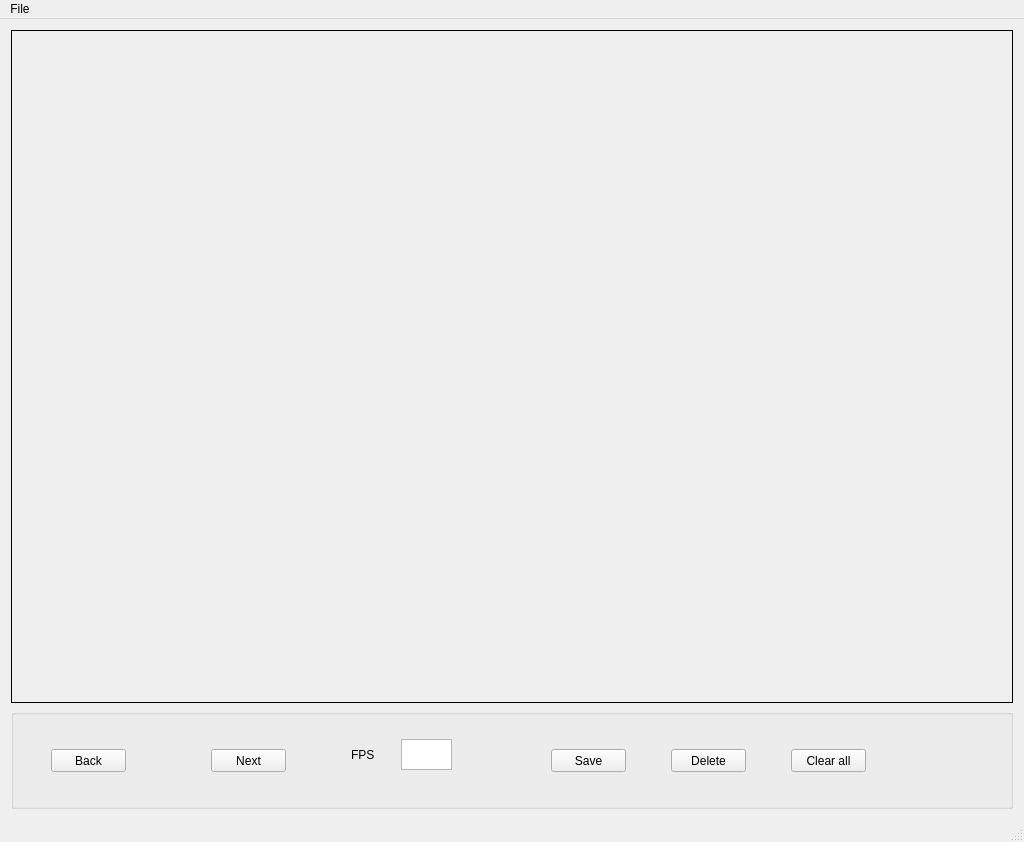
<?xml version="1.0" encoding="UTF-8"?>
<ui version="4.0">
 <class>MainWindow</class>
 <widget class="QMainWindow" name="MainWindow">
  <property name="geometry">
   <rect>
    <x>0</x>
    <y>0</y>
    <width>1020</width>
    <height>842</height>
   </rect>
  </property>
  <property name="windowTitle">
   <string>MainWindow</string>
  </property>
  <widget class="QWidget" name="centralWidget">
   <layout class="QVBoxLayout" name="verticalLayout_2">
    <item>
     <widget class="QLabel" name="img_area">
      <property name="enabled">
       <bool>true</bool>
      </property>
      <property name="minimumSize">
       <size>
        <width>1002</width>
        <height>587</height>
       </size>
      </property>
      <property name="frameShape">
       <enum>QFrame::Box</enum>
      </property>
      <property name="text">
       <string/>
      </property>
     </widget>
    </item>
    <item>
     <widget class="QGroupBox" name="btn_area">
      <property name="minimumSize">
       <size>
        <width>1002</width>
        <height>100</height>
       </size>
      </property>
      <property name="maximumSize">
       <size>
        <width>16777215</width>
        <height>100</height>
       </size>
      </property>
      <property name="title">
       <string/>
      </property>
      <widget class="QPushButton" name="btn_next">
       <property name="geometry">
        <rect>
         <x>200</x>
         <y>40</y>
         <width>75</width>
         <height>23</height>
        </rect>
       </property>
       <property name="text">
        <string>Next</string>
       </property>
      </widget>
      <widget class="QPushButton" name="btn_prev">
       <property name="geometry">
        <rect>
         <x>40</x>
         <y>40</y>
         <width>75</width>
         <height>23</height>
        </rect>
       </property>
       <property name="text">
        <string>Back</string>
       </property>
      </widget>
      <widget class="QPushButton" name="btn_save">
       <property name="geometry">
        <rect>
         <x>540</x>
         <y>40</y>
         <width>75</width>
         <height>23</height>
        </rect>
       </property>
       <property name="text">
        <string>Save</string>
       </property>
      </widget>
      <widget class="QPushButton" name="btn_clear">
       <property name="geometry">
        <rect>
         <x>780</x>
         <y>40</y>
         <width>75</width>
         <height>23</height>
        </rect>
       </property>
       <property name="text">
        <string>Clear all</string>
       </property>
      </widget>
      <widget class="QPushButton" name="btn_delete">
       <property name="geometry">
        <rect>
         <x>660</x>
         <y>40</y>
         <width>75</width>
         <height>23</height>
        </rect>
       </property>
       <property name="text">
        <string>Delete</string>
       </property>
      </widget>
      <widget class="QLabel" name="label_fps">
       <property name="geometry">
        <rect>
         <x>340</x>
         <y>30</y>
         <width>41</width>
         <height>31</height>
        </rect>
       </property>
       <property name="text">
        <string>FPS</string>
       </property>
      </widget>
      <widget class="QTextEdit" name="textedit_fps">
       <property name="geometry">
        <rect>
         <x>390</x>
         <y>30</y>
         <width>51</width>
         <height>31</height>
        </rect>
       </property>
      </widget>
     </widget>
    </item>
   </layout>
  </widget>
  <widget class="QMenuBar" name="menuBar">
   <property name="geometry">
    <rect>
     <x>0</x>
     <y>0</y>
     <width>1020</width>
     <height>21</height>
    </rect>
   </property>
   <widget class="QMenu" name="menuLabeling_for_Yolo">
    <property name="geometry">
     <rect>
      <x>0</x>
      <y>100</y>
      <width>140</width>
      <height>94</height>
     </rect>
    </property>
    <property name="title">
     <string>File</string>
    </property>
    <addaction name="act_openfile"/>
    <addaction name="act_opendir"/>
   </widget>
   <addaction name="menuLabeling_for_Yolo"/>
  </widget>
  <widget class="QStatusBar" name="statusBar"/>
  <action name="act_openfile">
   <property name="text">
    <string>Open file</string>
   </property>
  </action>
  <action name="act_opendir">
   <property name="text">
    <string>Open Directory</string>
   </property>
  </action>
  <action name="actions">
   <property name="text">
    <string>s</string>
   </property>
  </action>
 </widget>
 <layoutdefault spacing="6" margin="11"/>
 <resources/>
 <connections/>
</ui>
